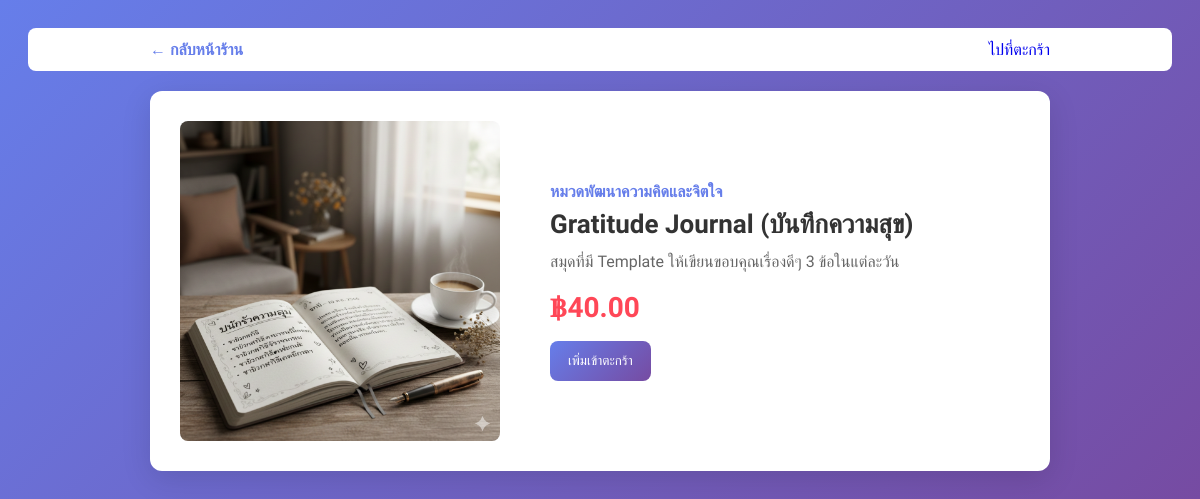
/product/5, run on the app's committed database.
### tables this page shows
CREATE TABLE products (
        id INTEGER PRIMARY KEY AUTOINCREMENT,
        name TEXT NOT NULL,
        price REAL NOT NULL,
        category TEXT,
        description TEXT,
        image TEXT
    );

### app.py (the view)
@app.route('/product/<int:product_id>')
def product_detail(product_id):
    product = db.get_product(product_id)
    if not product:
        return redirect(url_for('home'))
    cart_count = len(session.get('cart', []))
    user_email = session.get('user_email')
    user_name = session.get('user_name')
    is_admin = session.get('is_admin', False)
    return render_template('product.html', product=product, cart_count=cart_count, user_email=user_email, user_name=user_name, is_admin=is_admin)

### db.py (called while the page is built)
def get_conn():
    conn = sqlite3.connect(DB_PATH)
    conn.row_factory = sqlite3.Row
    return conn

def get_product(product_id):
    conn = get_conn()
    c = conn.cursor()
    c.execute('SELECT * FROM products WHERE id = ?', (product_id,))
    row = c.fetchone()
    conn.close()
    if not row:
        return None
    return dict(row)

### templates/product.html (shortened to what this page needs)
<!DOCTYPE html>
<html lang="th">
<head>
</head>
<body>
    <header>
        <div style="max-width:900px;margin:0 auto;display:flex;justify-content:space-between;align-items:center">
            <a href="/" style="text-decoration:none;color:#667eea;font-weight:700">← กลับหน้าร้าน</a>
            <a href="/cart" style="text-decoration:none">ไปที่ตะกร้า</a>
        </div>
    </header>
    <div class="container">
        <div class="card">
            <div class="media">
                <img src="/static/uploads/{{ product.image }}" alt="{{ product.name }}" onerror="this.onerror=null;this.src='/static/images/{{ product.image }}';">
                <div class="info">
                    <div class="category">{{ product.category }}</div>
                    <div class="name">{{ product.name }}</div>
                    <div class="desc">{{ product.description }}</div>
                    <div class="price">฿{{ "{:,.2f}".format(product.price) }}</div>
                    <button class="btn" onclick="addToCart({{ product.id }}, '{{ product.name|escape }}')">เพิ่มเข้าตะกร้า</button>
                </div>
            </div>
        </div>
    </div>
</body>
</html>

### templates/product.html (style rules this page uses)
body { font-family: 'Prompt', sans-serif;background: linear-gradient(135deg,#667eea 0%,#764ba2 100%);padding:20px }
.container { max-width:900px;margin:0 auto }
.card { background:#fff;border-radius:12px;overflow:hidden;box-shadow:0 8px 30px rgba(0,0,0,0.12) }
.media { display:flex;gap:20px;padding:30px;align-items:center }
.media img { width:320px;height:320px;object-fit:cover;border-radius:8px }
.info { padding:10px 30px }
.category { color:#667eea;font-weight:700;margin-bottom:8px }
.name { font-size:26px;font-weight:800;color:#333;margin-bottom:12px }
.desc { color:#666;margin-bottom:20px }
.price { color:#ff4757;font-weight:800;font-size:28px;margin-bottom:16px }
.btn { background:linear-gradient(135deg,#667eea 0%,#764ba2 100%);color:#fff;padding:12px 18px;border-radius:8px;border:none;cursor:pointer }
header { background:#fff;padding:12px;border-radius:8px;margin-bottom:20px }

### data on the page
products: image (picture), category "หมวดพัฒนาความคิดและจิตใจ", name "Gratitude Journal (บันทึกความสุข)", description "สมุดที่มี Template ให้เขียนขอบคุณเรื่องดีๆ 3 ข้อในแต่ละวัน", price "40.00"
